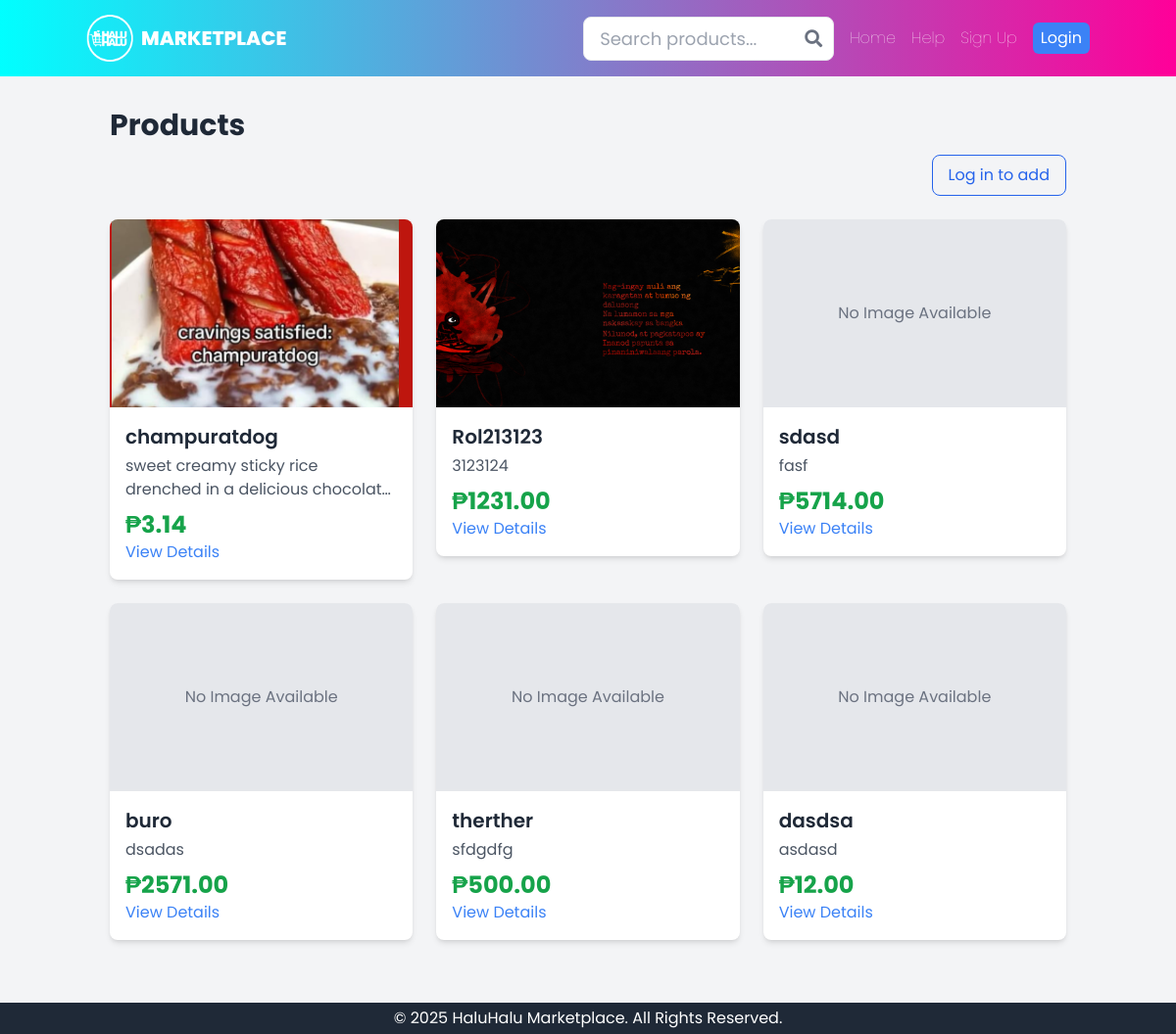
Before: /products/ with the older database file.
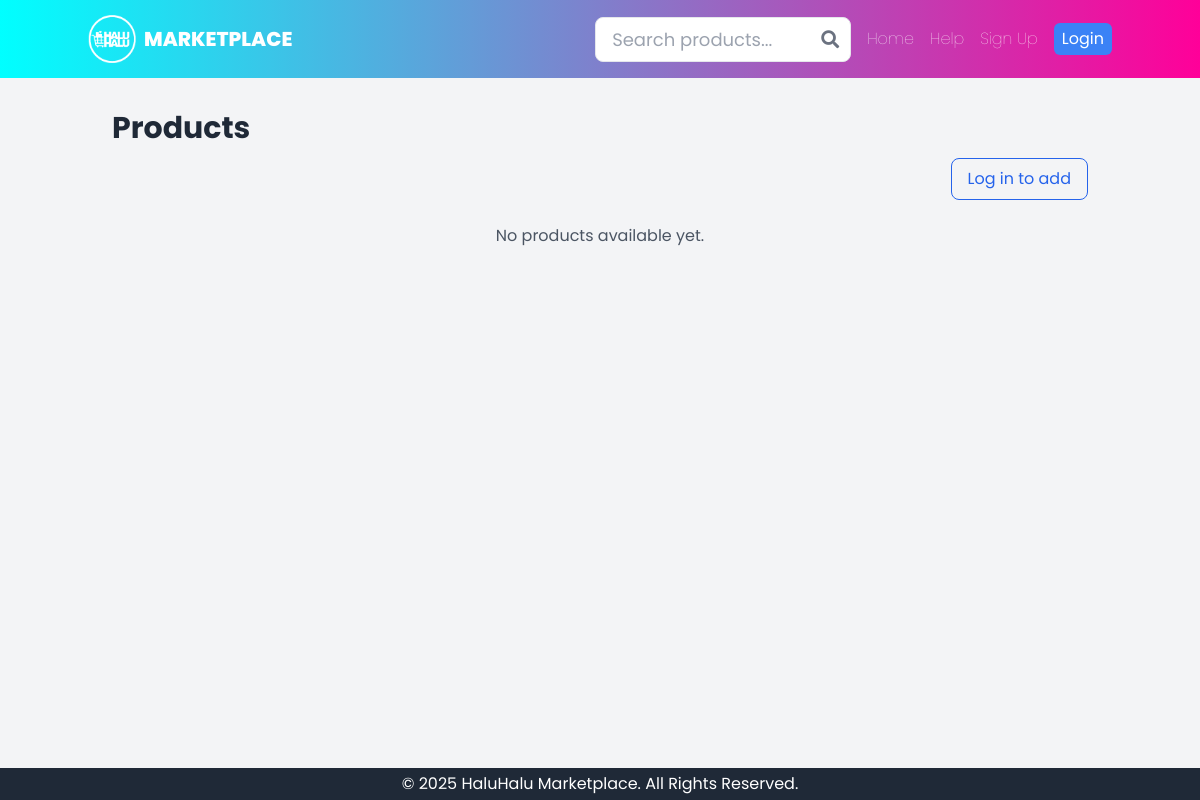
After: the same page with the newer database file.
### core/models.py (models this page shows, shortened)
class Product(models.Model):
    title = models.CharField(max_length=255)
    description = models.TextField()
    price = models.DecimalField(max_digits=10, decimal_places=2)
    image = models.ImageField(upload_to='product_images/', blank=True, null=True)
    is_sold = models.BooleanField(default=False)
    seller = models.ForeignKey(settings.AUTH_USER_MODEL, on_delete=models.CASCADE, related_name='products')
    posted_at = models.DateTimeField(auto_now_add=True)
    is_public = models.BooleanField(default=True)
    class Meta:
        ordering = ['-posted_at']

### core/views.py (the view)
# urls.py: path('products/', ProductListView.as_view(), name='product_list'),
class ProductListView(ListView):
    model = Product
    template_name = 'core/product_list.html'
    context_object_name = 'products'
    paginate_by = 10
    def get_queryset(self):
        return Product.objects.filter(is_sold=False)

### core/templates/core/product_list.html
{% extends 'base.html' %}
{% block content %}
<h1 class="text-3xl font-bold text-gray-800 mb-3">Products</h1>
<div class="mb-6 flex justify-end">
  {% if user.is_authenticated %}
    <a href="{% url 'product_add' %}"
       class="inline-flex items-center gap-2 px-4 py-2 rounded-lg bg-blue-600 text-white hover:bg-blue-700">
      <span class="text-xl leading-none">＋</span>Add
    </a>
  {% else %}
    <a href="{% url 'login' %}?next={% url 'product_add' %}"
       class="inline-flex items-center gap-2 px-4 py-2 rounded-lg border border-blue-600 text-blue-600 hover:bg-blue-50">
      Log in to add
    </a>
  {% endif %}
</div>
<div class="grid grid-cols-1 sm:grid-cols-2 lg:grid-cols-3 xl:grid-cols-4 gap-6">
    {% for product in products %}
        <a href="{% url 'product_detail' product.pk %}" class="block">
            <div class="bg-white rounded-lg shadow-md overflow-hidden transition-transform duration-200 hover:scale-105">
                {% if product.image %}
                    <img src="{{ product.image.url }}" alt="{{ product.title }}" class="w-full h-48 object-cover">
                {% else %}
                    <div class="w-full h-48 flex items-center justify-center bg-gray-200 text-gray-500">
                        No Image Available
                    </div>
                {% endif %}
                <div class="p-4 flex flex-col h-full">
                    <h2 class="text-xl font-semibold text-gray-800">{{ product.title }}</h2>
                    <p class="text-gray-600 mt-1 line-clamp-2">{{ product.description }}</p>
                    <p class="mt-2 text-2xl font-bold text-green-600">₱{{ product.price }}</p>
                    <span class="mt-auto text-blue-500">View Details</span>
                </div>
            </div>
        </a>
    {% empty %}
        <p class="col-span-full text-center text-gray-600">No products available yet.</p>
    {% endfor %}
</div>
{% endblock %}

Changed rows visible on the page:
removed Product: image (picture), title "champuratdog", description "sweet creamy sticky rice drenched in a delicious…", price "3.14"
removed Product: image (picture), title "Rol213123", description "3123124", price "1231.00"
removed Product: image "No Image Available", title "sdasd", description "fasf", price "5714.00"
removed Product: image "No Image Available", title "buro", description "dsadas", price "2571.00"
removed Product: image "No Image Available", title "therther", description "sfdgdfg", price "500.00"
removed Product: image "No Image Available", title "dasdsa", description "asdasd", price "12.00"
Other visible differences:
text now shown: "No products available yet."
